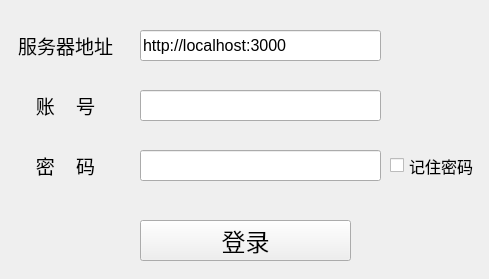
<?xml version="1.0" encoding="UTF-8"?>
<ui version="4.0">
 <class>Form</class>
 <widget class="QWidget" name="Form">
  <property name="enabled">
   <bool>true</bool>
  </property>
  <property name="geometry">
   <rect>
    <x>0</x>
    <y>0</y>
    <width>489</width>
    <height>279</height>
   </rect>
  </property>
  <property name="sizePolicy">
   <sizepolicy hsizetype="Preferred" vsizetype="Preferred">
    <horstretch>0</horstretch>
    <verstretch>0</verstretch>
   </sizepolicy>
  </property>
  <property name="minimumSize">
   <size>
    <width>413</width>
    <height>222</height>
   </size>
  </property>
  <property name="windowTitle">
   <string>登录</string>
  </property>
  <widget class="QLabel" name="label">
   <property name="geometry">
    <rect>
     <x>30</x>
     <y>90</y>
     <width>71</width>
     <height>31</height>
    </rect>
   </property>
   <property name="font">
    <font>
     <pointsize>14</pointsize>
    </font>
   </property>
   <property name="text">
    <string>账    号</string>
   </property>
   <property name="alignment">
    <set>Qt::AlignCenter</set>
   </property>
  </widget>
  <widget class="QLabel" name="label_2">
   <property name="geometry">
    <rect>
     <x>30</x>
     <y>150</y>
     <width>71</width>
     <height>31</height>
    </rect>
   </property>
   <property name="font">
    <font>
     <pointsize>14</pointsize>
    </font>
   </property>
   <property name="text">
    <string>密    码</string>
   </property>
   <property name="alignment">
    <set>Qt::AlignCenter</set>
   </property>
  </widget>
  <widget class="QPushButton" name="pushButton">
   <property name="geometry">
    <rect>
     <x>140</x>
     <y>220</y>
     <width>211</width>
     <height>41</height>
    </rect>
   </property>
   <property name="font">
    <font>
     <pointsize>18</pointsize>
    </font>
   </property>
   <property name="text">
    <string>登录</string>
   </property>
   <property name="shortcut">
    <string>Return</string>
   </property>
   <property name="checkable">
    <bool>false</bool>
   </property>
   <property name="checked">
    <bool>false</bool>
   </property>
  </widget>
  <widget class="QLineEdit" name="username">
   <property name="geometry">
    <rect>
     <x>140</x>
     <y>90</y>
     <width>241</width>
     <height>31</height>
    </rect>
   </property>
   <property name="font">
    <font>
     <pointsize>12</pointsize>
    </font>
   </property>
   <property name="text">
    <string/>
   </property>
  </widget>
  <widget class="QLineEdit" name="password">
   <property name="geometry">
    <rect>
     <x>140</x>
     <y>150</y>
     <width>241</width>
     <height>31</height>
    </rect>
   </property>
   <property name="font">
    <font>
     <pointsize>12</pointsize>
    </font>
   </property>
   <property name="text">
    <string/>
   </property>
   <property name="echoMode">
    <enum>QLineEdit::Password</enum>
   </property>
  </widget>
  <widget class="QLineEdit" name="url">
   <property name="geometry">
    <rect>
     <x>140</x>
     <y>30</y>
     <width>241</width>
     <height>31</height>
    </rect>
   </property>
   <property name="font">
    <font>
     <pointsize>12</pointsize>
    </font>
   </property>
   <property name="text">
    <string>http://localhost:3000</string>
   </property>
  </widget>
  <widget class="QLabel" name="label_3">
   <property name="geometry">
    <rect>
     <x>10</x>
     <y>30</y>
     <width>111</width>
     <height>31</height>
    </rect>
   </property>
   <property name="font">
    <font>
     <pointsize>14</pointsize>
    </font>
   </property>
   <property name="text">
    <string>服务器地址</string>
   </property>
   <property name="alignment">
    <set>Qt::AlignCenter</set>
   </property>
  </widget>
  <widget class="QCheckBox" name="if_remember">
   <property name="geometry">
    <rect>
     <x>390</x>
     <y>150</y>
     <width>91</width>
     <height>31</height>
    </rect>
   </property>
   <property name="font">
    <font>
     <pointsize>12</pointsize>
    </font>
   </property>
   <property name="text">
    <string>记住密码</string>
   </property>
  </widget>
 </widget>
 <resources/>
 <connections/>
</ui>
